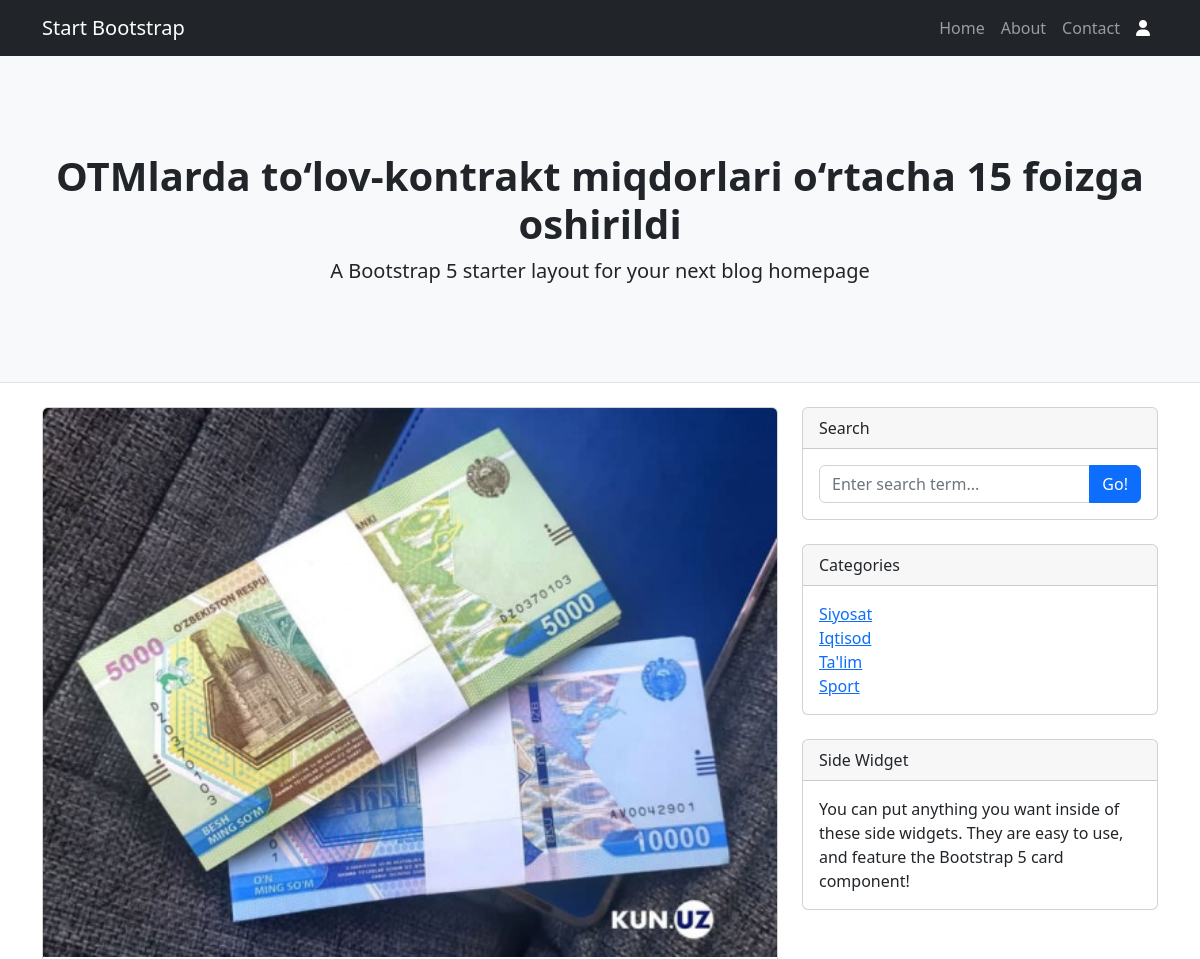
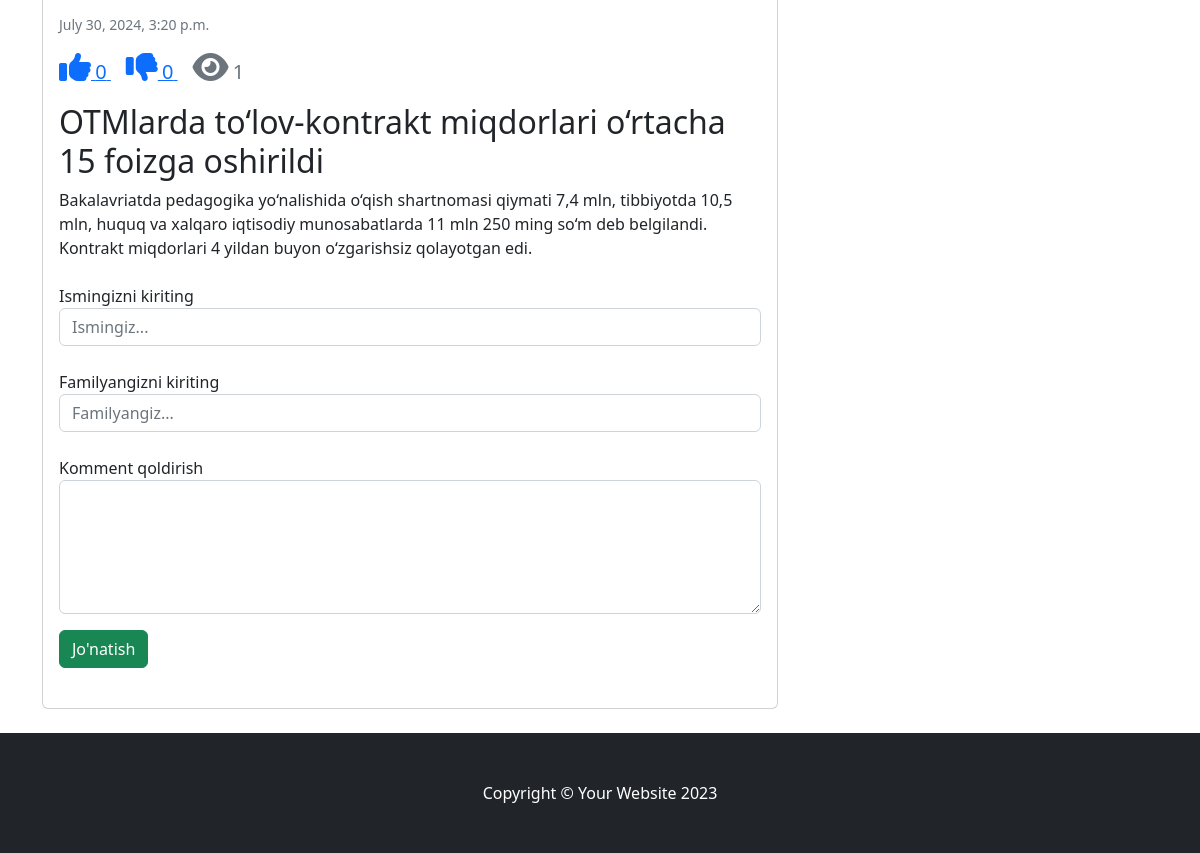
The page /post/5 on the database its author committed (2 pictures, top to bottom).
### main/models.py (models this page shows)
class Post(models.Model):
    title = models.CharField(max_length=255)
    content = models.TextField()
    category = models.ForeignKey(Category, on_delete=models.PROTECT,  null=True)
    tags = models.ManyToManyField(Tag, blank=True)
    author = models.ForeignKey(User, on_delete=models.PROTECT, null=True)
    image = models.ImageField(upload_to="post_images", blank=True)
    created_at = models.DateTimeField(auto_now_add=True)
    updated_at = models.DateTimeField(auto_now=True)
    likes = models.PositiveIntegerField(default=0)
    dislikes = models.PositiveIntegerField(default=0)
    views = models.PositiveIntegerField(default=0)

class Category(models.Model): # main_category
    title = models.CharField(max_length=255)
    def __str__(self) -> str:
        return self.title

### main/views.py (the view, shortened to what this page needs)
# urls.py: path('post/<int:post_id>', post_view, name='post'),
def post_view(request, post_id):
    post = Post.objects.get(id=post_id)
    post.views += 1
    post.save()
    categories = Category.objects.all()
    data = {'last_post': post, "categories":categories, }
    return render(request, 'post.html', data)

### templates/post.html (shortened to what this page needs)
{% extends 'base.html' %}
    {% block welcome %}
       {{ last_post.title }}
    {% endblock  %}
    {% block content %}
            <div class="container">
                <div class="row">
                    <div class="col-lg-8">
                        <div class="card mb-4">
                            <a href="#!"><img class="card-img-top"
                                 src="{{ last_post.image.url }}" alt="..." /></a>
                            <div class="card-body">
                                <div class="small text-muted">{{ last_post.created_at  }}</div>
                                <div class=" text-muted my-3">
                                    <a href="{% url 'main:post_reactions' last_post.id  %}?reactions=likes" style="margin-right: 15px;">
                                        <i class="fa fa-thumbs-up fa-2x" aria-hidden="true"></i> <span style="font-size: 20px;">{{ last_post.likes }}</span>
                                    </a>
                                    <a href="{% url 'main:post_reactions' last_post.id  %}?reactions=dislikes" style="margin-right: 15px;">
                                        <i class="fa fa-thumbs-down fa-2x" aria-hidden="true"></i> <span style="font-size: 20px;">{{ last_post.dislikes }}</span>
                                    </a>
                                    <i class="fa fa-eye fa-2x" aria-hidden="true"></i> <span style="font-size: 20px;">{{ last_post.views }}</span>
                                </div>
                                <h2 class="card-title"> {{ last_post.title  }}</h2>
                                <p class="card-text"> {{ last_post.content  }} </p>
                                <div class="my-4">
                                    <form action="{% url 'main:post' last_post.id  %}" method="post">
                                        {% if not request.user.is_authenticated  %}
                                        <div class="form-group my-4">
                                          <label for="formGroupExampleInput">Ismingizni kiriting</label>
                                          <input type="text" required name="first_name" class="form-control" placeholder="Ismingiz...">
                                        </div>
                                        <div class="form-group my-4">
                                            <label for="formGroupExampleInput">Familyangizni  kiriting</label>
                                            <input type="text" required name="last_name"  class="form-control" placeholder="Familyangiz...">
                                          </div>
                                        {% endif %}
                                        <div class="form-group">
                                            <label for="formGroupExampleInput2">Komment qoldirish</label>
                                            <textarea required name="comment"  class="form-control" name="" id="" cols="30" rows="5"></textarea>
                                        </div>
                                        <div class="form-group mt-3">
                                            <button type="submit" class="btn btn-success">Jo'natish</button>
                                        </div>
                                      </form>
                                </div>
                            </div>
                        </div>
                    </div>
                    <div class="col-lg-4">
                        <div class="card mb-4">
                            <div class="card-header">Search</div>
                            <div class="card-body">
                                <div class="input-group">
                                    <input class="form-control" type="text" placeholder="Enter search term..." aria-label="Enter search term..." aria-describedby="button-search" />
                                    <button class="btn btn-primary" id="button-search" type="button">Go!</button>
                                </div>
                            </div>
                        </div>
                        <div class="card mb-4">
                            <div class="card-header">Categories</div>
                            <div class="card-body">
                                <div class="row">
                                    <div class="col-sm-6">
                                        <ul class="list-unstyled mb-0">
                                           {% for c in categories %}
                                                <li>  <a href="{% url 'main:category' c.id  %}"> {{ c }} </a></li>
                                            {% endfor %}
                                        </ul>
                                    </div>
                                </div>
                            </div>
                        </div>
                        <div class="card mb-4">
                            <div class="card-header">Side Widget</div>
                            <div class="card-body">You can put anything you want inside of these side widgets. They are easy to use, and feature the Bootstrap 5 card component!</div>
                        </div>
                    </div>
                </div>
            </div>
            {% endblock content %}

### rows shown on the page
Post: title "OTMlarda to‘lov-kontrakt miqdorlari o‘rtacha 15 foizga oshirildi", image (picture), created_at "July 30, 2024, 3:20 p.m.", likes "0", dislikes "0", views "1", content "Bakalavriatda pedagogika yo‘nalishida o‘qish shartnomasi qiymati 7,4 mln, tibbiyotda 10,5 mln, huquq va xalqaro iqtisodiy munosabatlarda 11 mln 250 ming so‘m deb belgilandi. Kontrakt miqdorlari 4 yildan buyon o‘zgarishsiz qolayotgan edi."
Category: title "Siyosat"
Category: title "Iqtisod"
Category: title "Ta'lim"
Category: title "Sport"
